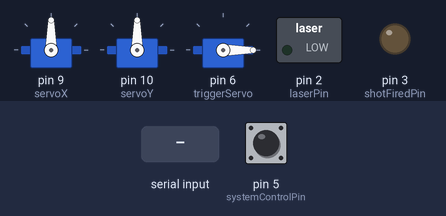
The sketch below on a simulated Arduino Uno, built with avr-gcc and run on an emulated ATmega328P. On the bench: 3 × servo, switched loads named in the sketch (green lamp = pin HIGH), output pins drawn as LEDs (lit = HIGH). The inputs (shaded band) are chosen by the test bench; at power-on: pin 5 (systemControlPin) HIGH.

Above: at 1.2 s.
1.3 s: "shoot\n" received over Serial
At 2.5 s:
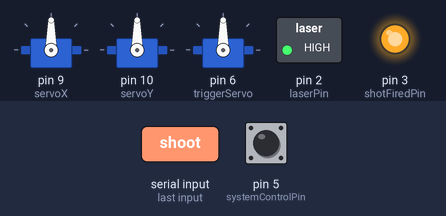
4.3 s: "shoot,1\n" received over Serial
At 5.4 s:
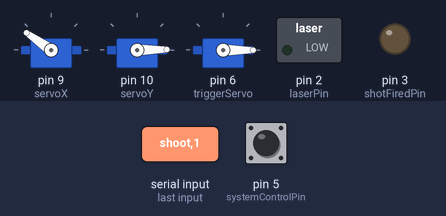
6.1 s: "shoot,150\n" received over Serial
At 6.9 s:
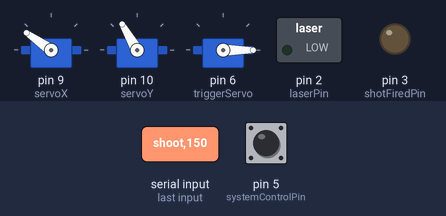
8.0 s: "90,45\n" received over Serial
At 9.0 s:
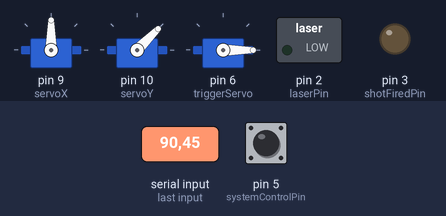
9.7 s: "1,90\n" received over Serial
At 11.0 s:
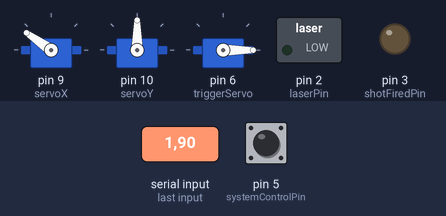
11.3 s: pin 5 (systemControlPin) pulled LOW for 0.15 s
At 11.58 s:
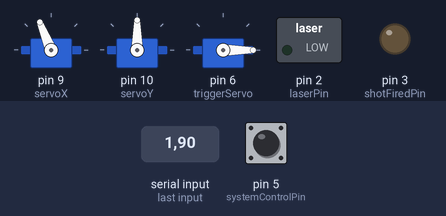
Timing chart, 0 to 14.1 s (numbered marks = the images above; inputs shaded):
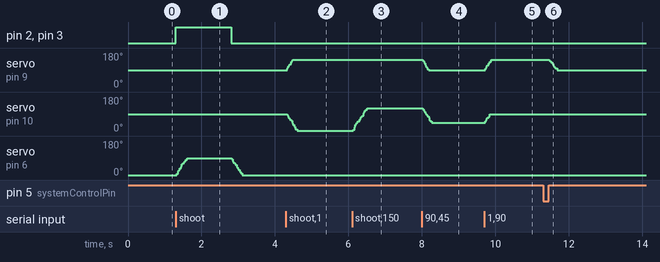

The sketch:

Arduino_Code_with_Serial_ESP_comm.ino
```cpp
#include <VarSpeedServo.h>

VarSpeedServo servoX;  // Servo for horizontal movement
VarSpeedServo servoY;  // Servo for vertical movement
VarSpeedServo triggerServo;  // Servo for trigger sweep (0 to 90 degrees)

// Define pins for laser, shot fired indication, and system control
const int laserPin = 2;            // Pin for laser control
const int shotFiredPin = 3;        // Pin for shot fired indication
const int systemControlPin = 5;    // Pin to control system operation

int lastAngleX = 90;  // Track the last servo angle to prevent unnecessary movement
int lastAngleY = 90;

unsigned long shotStartTime = 0;        // Track the time when the shot was fired
const unsigned long shotDuration = 500; // Duration of shot (in milliseconds)
bool shotInProgress = false;            // Flag to track if a shot is in progress

unsigned long lastShotTime = 0;         // Track the last time a shot was fired
const unsigned long shotInterval = 5000; // 5-second interval between shots

bool shotAllowed = true;                // Flag to track if shooting is allowed

void setup() {
  Serial.begin(9600);

  // Attach servos to their pins
  servoX.attach(9);  // Connect servo X to pin 9
  servoY.attach(10); // Connect servo Y to pin 10
  triggerServo.attach(6); // Connect trigger servo to pin 6

  // Set up laser, shot fired, and system control pins as output/input
  pinMode(laserPin, OUTPUT);
  pinMode(shotFiredPin, OUTPUT);
  pinMode(systemControlPin, INPUT_PULLUP);  // Pull-up to read HIGH/LOW state

  // Ensure all outputs start LOW
  digitalWrite(laserPin, LOW);
  digitalWrite(shotFiredPin, LOW);

  // Initialize servos to a starting position
  servoX.write(90, 150);  // Center position with max speed
  servoY.write(90, 150);  // Center position with max speed
  triggerServo.write(0);  // Trigger servo starts at 0 degrees
}

void loop() {
  // Check the system control pin state
  if (digitalRead(systemControlPin) == LOW) {
    // System control is LOW, reset servos to default and disable actions
    servoX.write(90, 150);  // Center position
    servoY.write(90, 150);  // Center position
    digitalWrite(laserPin, LOW);         // Laser OFF
    digitalWrite(shotFiredPin, LOW);     // Shot fired OFF
    triggerServo.write(0);               // Reset trigger servo to 0 degrees
    return;  // Skip the rest of the loop when system control is LOW
  }

  if (Serial.available()) {
    // Read the incoming data
    String input = Serial.readStringUntil('\n');
    int commaIndex = input.indexOf(',');

    // Process servo angles if coordinates received
    if (commaIndex > 0) {
      int angleX = input.substring(0, commaIndex).toInt();
      int angleY = input.substring(commaIndex + 1).toInt();

      // Limit angles to the servo range
      angleX = constrain(angleX, 35, 145);
      angleY = constrain(angleY, 0, 120);

      // Only move servos if the change is significant (to avoid shaking)
      if (abs(angleX - lastAngleX) > 5) {
        servoX.write(180 - angleX, 200); // Use VarSpeedServo for smooth movement
        lastAngleX = angleX;
      }
      if (abs(angleY - lastAngleY) > 5) {
        servoY.write(angleY, 200); // Use VarSpeedServo for smooth movement
        lastAngleY = angleY;
      }
    }

    // Check for shooting command and if enough time has passed since the last shot
    if (input == "shoot" && shotAllowed && !shotInProgress) {
      // Trigger laser and indicate shot fired
      digitalWrite(laserPin, HIGH);      // Laser ON
      digitalWrite(shotFiredPin, HIGH);  // Shot fired ON

      // Record the start time of the shot
      shotStartTime = millis();
      shotInProgress = true;

      // Sweep the trigger servo from 0 to 90 degrees in 1.5 seconds
      triggerServo.write(90, 200);   // Move trigger servo to 90 degrees with a smooth speed

      // Prevent further shots for the interval duration
      shotAllowed = false;
      lastShotTime = millis();           // Record time of this shot
    }
  }

  // Check if the shot duration has passed
  if (shotInProgress && (millis() - shotStartTime >= shotDuration + 1000)) {
    // Turn off laser and reset shot fired pin
    digitalWrite(laserPin, LOW);       // Laser OFF
    digitalWrite(shotFiredPin, LOW);   // Shot fired OFF
    shotInProgress = false;

    // Return the trigger servo to the 0-degree position
    triggerServo.write(0, 200);  // Sweep back to 0 degrees with a smooth speed
  }

  // Allow shooting again after 5 seconds have passed
  if (!shotAllowed && (millis() - lastShotTime >= shotInterval)) {
    shotAllowed = true;  // Re-enable shooting after interval
  }
}
```

Measured:
- after the input at 1.3 s, pin 2 (laserPin), pin 3 (shotFiredPin): LOW → HIGH at once, → LOW 1.5 s later; servo on pin 6 (triggerServo): rises from 0° to 90° in 0.28 s, then falls to 0° in 1.5 s
- after the input at 4.3 s, servo on pin 9 (servoX): 90° → 145° at once; servo on pin 10 (servoY): moves from 90° to 1° over 0.28 s, starting at once
- after the input at 6.1 s, servo on pin 10 (servoY): moves from 1° to 120° over 0.38 s, starting at once
- after the input at 8.0 s, servo on pin 9 (servoX): 145° → 90° at once; servo on pin 10 (servoY): moves from 120° to 45° over 0.24 s, starting at once
- after the input at 9.7 s, servo on pin 9 (servoX): 90° → 145° at once; servo on pin 10 (servoY): 45° → 90° at once
- after the input at 11.3 s, servo on pin 9 (servoX): moves from 145° to 90° over 0.22 s, starting after 0.17 s
